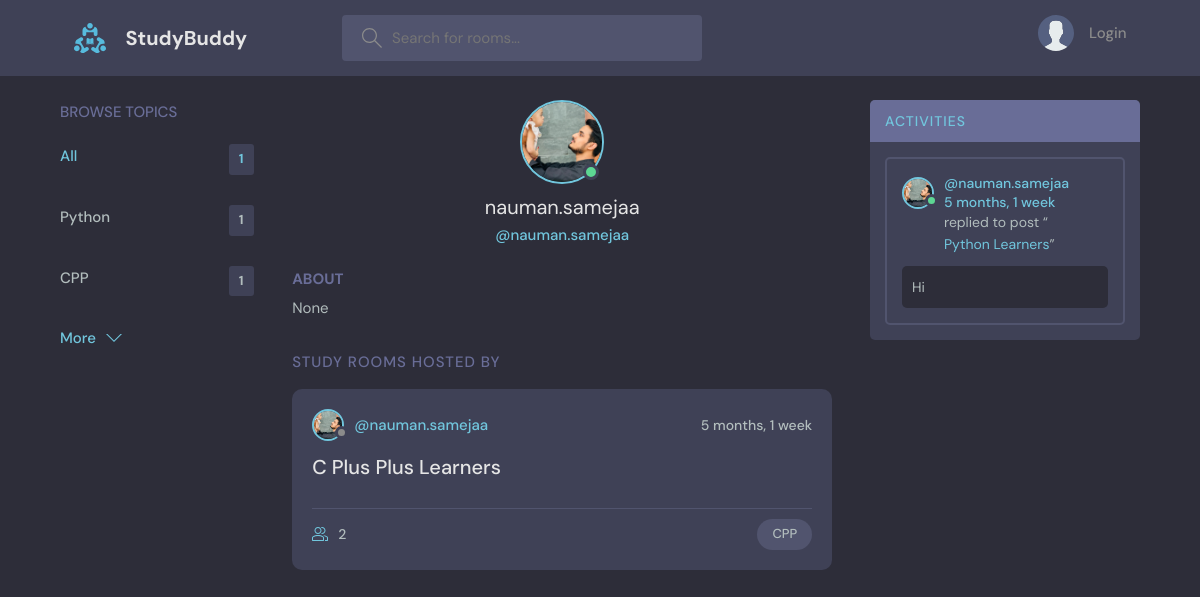
Page /user-profile/2/ on the committed database.
### base/models.py (models this page shows, shortened)
class User(AbstractUser):
    username = models.CharField(max_length=200, null=True, unique=True)
    email = models.EmailField(unique=True, null=True)
    bio = models.TextField(null=True, blank=True)
    avatar = models.ImageField(null=True, default="avatar.svg")
    USERNAME_FIELD = 'email'
    REQUIRED_FIELDS = []
    objects = CustomUserManager()

class Topic(models.Model):
    name = models.TextField(max_length=200)

class Room(models.Model):
    topic = models.ForeignKey(Topic, on_delete=models.SET_NULL, null=True)
    host = models.ForeignKey(User, on_delete=models.SET_NULL, null=True)
    name = models.CharField(max_length=200)
    participants = models.ManyToManyField(User, related_name="participants")
    description = models.TextField(null=True, blank=True)
    updated = models.DateTimeField(auto_now=True)
    created = models.DateTimeField(auto_now_add=True)
    class Meta:
        ordering = ["-created"]

class Message(models.Model):
    user = models.ForeignKey(User, on_delete=models.CASCADE)
    room = models.ForeignKey(Room, on_delete=models.CASCADE)
    body = models.TextField()
    updated = models.DateTimeField(auto_now=True)
    created = models.DateTimeField(auto_now_add=True)
    def __str__(self):
        return self.body[:50]

### base/views.py (the view)
# urls.py: path("user-profile/<str:pk>/", views.user_profile, name='user-profile'),
def user_profile(request, pk):
    user = User.objects.get(id=pk)
    messages = user.message_set.all()
    for message in messages:
        print(message)
    topics = Topic.objects.all()
    rooms = user.room_set.all()
    context = {"rooms":rooms, 'recent_messages':messages, 'topics':topics, 'user':user}
    return render(request, 'base/user_profile.html', context)

### base/templates/base/user_profile.html
{% extends 'main.html' %}
{% block content %}
<main class="profile-page layout layout--3">
  <div class="container">
    {% include 'base/topics_component.html' %}
    <div class="roomList">
      <div class="profile">
        <div class="profile__avatar">
          <div class="avatar avatar--large active">
            <img src="{{user.avatar.url}}" />
          </div>
        </div>
        <div class="profile__info">
          <h3>{{user.username}}</h3>
          <p>@{{user.username}}</p>
        </div>
        <div class="profile__about">
          <h3>About</h3>
          <p>
            {{user.bio}}
          </p>
        </div>
      </div>
      <div class="roomList__header">
        <div>
          <h2>Study Rooms Hosted by {{request.user.username}}</a>
          </h2>
        </div>
      </div>
      {% include 'base/feed_component.html' %}
    </div>
    {% include 'base/activity_component.html' %}
  </div>
</main>
{% endblock content %}

### templates/main.html (shortened to what this page needs)
{% load static %}
<!DOCTYPE html>
<html lang="en">
  <head>
    <link rel="stylesheet" href="{% static 'styles/style.css' %}" />
  </head>
  <body>
    {% include "navbar.html" %}
    {% block content %}
    {% endblock %}
  </body>
</html>

### templates/navbar.html (shortened to what this page needs)
{% load static %}
<header class="header header--loggedIn">
    <div class="container">
      <a href="{% url 'home' %}" class="header__logo">
        <img src="{% static 'images/logo.svg' %}" />
        <h1>StudyBuddy</h1>
      </a>
      <form class="header__search" method="GET" action="{% url 'home' %}">
        <label>
          <input name="q" placeholder="Search for rooms..." />
        </label>
      </form>
      <nav class="header__menu">
        {% if request.user.is_authenticated %}
        <div class="header__user">
          <a href="{% url 'user-profile' user.id %}">
            <div class="avatar avatar--medium active">
              <img src="{{request.user.avatar.url}}" />
            </div>
            <p>{{request.user.username}} <span>@{{request.user.username}}</span></p>
          </a>
          <button class="dropdown-button">
            <svg version="1.1" xmlns="http://www.w3.org/2000/svg" width="32" height="32" viewBox="0 0 32 32">
              <title>chevron-down</title>
              <path d="M16 21l-13-13h-3l16 16 16-16h-3l-13 13z"></path>
            </svg>
          </button>
        </div>
        {% else %}
        <a href="{% url 'login' %}">
          <img src="{% static 'images/avatar.svg' %}" />
          <p>Login</p>
        </a>
        {% endif %}
      </nav>
    </div>
  </header>

### base/templates/base/topics_component.html
<div class="topics">
    <div class="topics__header">
      <h2>Browse Topics</h2>
    </div>
    <ul class="topics__list">
      <li>
        <a href="{% url 'home' %}" class="active">All <span>{{rooms.count}}</span></a>
      </li>
      {% for topic in topics %}
      <li>
        <a href="{% url 'home' %}?q={{topic.name}}">{{topic.name}} <span>{{topic.room_set.all.count}}</span></a>
      </li>
      {% endfor %}
    </ul>
    <a class="btn btn--link" href="{% url 'topics' %}">
      More
      <svg version="1.1" xmlns="http://www.w3.org/2000/svg" width="32" height="32" viewBox="0 0 32 32">
        <title>chevron-down</title>
        <path d="M16 21l-13-13h-3l16 16 16-16h-3l-13 13z"></path>
      </svg>
    </a>
  </div>

### base/templates/base/feed_component.html (shortened to what this page needs)
{% for room in rooms %}
    <div class="roomListRoom">
      <div class="roomListRoom__header">
          <a href="{% url 'user-profile' room.host.id %}" class="roomListRoom__author">
            <div class="avatar avatar--small">
            <img src="{{room.host.avatar.url}}" />
          </div>
          <span>@{{room.host.username}}</span>
        </a>
        <div class="roomListRoom__actions">
          <span>{{room.created|timesince}}</span>
        </div>
      </div>
      <div class="roomListRoom__content">
        <a href="{% url 'room' room.id %}">{{room.name}}</a>
      </div>
      <div class="roomListRoom__meta">
        <a href="{% url 'room' room.id %}" class="roomListRoom__joined">
          {{room.participants.all.count}}
        </a>
        <p class="roomListRoom__topic">{{room.topic.name}}</p>
      </div>
    </div>
    {% endfor %}

### base/templates/base/activity_component.html (shortened to what this page needs)
<div class="activities">
    <div class="activities__header">
      <h2><a href="{% url 'activity' %}"> Activities</a></h2>
    </div>
    {% for message in recent_messages %}
    <div class="activities__box">
      <div class="activities__boxHeader roomListRoom__header">
        <a href="{% url 'user-profile' message.user.id %}" class="roomListRoom__author">
          <div class="avatar avatar--small active">
            <img src="{{message.user.avatar.url}}" />
          </div>
          <p>
            @{{message.user.username}}
            <spantgwea>{{message.created|timesince}}</spantgwea>
          </p>
        </a>
      </div>
      <div class="activities__boxContent">
        <p>replied to post “<a href="{% url 'room' message.room.id %}">{{message.room.name}}</a>”</p>
        <div class="activities__boxRoomContent">
          {{message}}
        </div>
      </div>
    </div>
    {% endfor %}
  </div>

### rows in the picture
User: count "1", avatar (picture), username "nauman.samejaa", bio "None"
Topic: name "Python", room_set.all.count "1"
Topic: name "CPP", room_set.all.count "1"
Room: host.avatar (picture), host.username "nauman.samejaa", created "5 months, 1 week", name "C Plus Plus Learners", participants.all.count "2", topic.name "CPP"
Message: user.avatar (picture), user.username "nauman.samejaa", created "5 months, 1 week", room.name "Python Learners", body "Hi"
